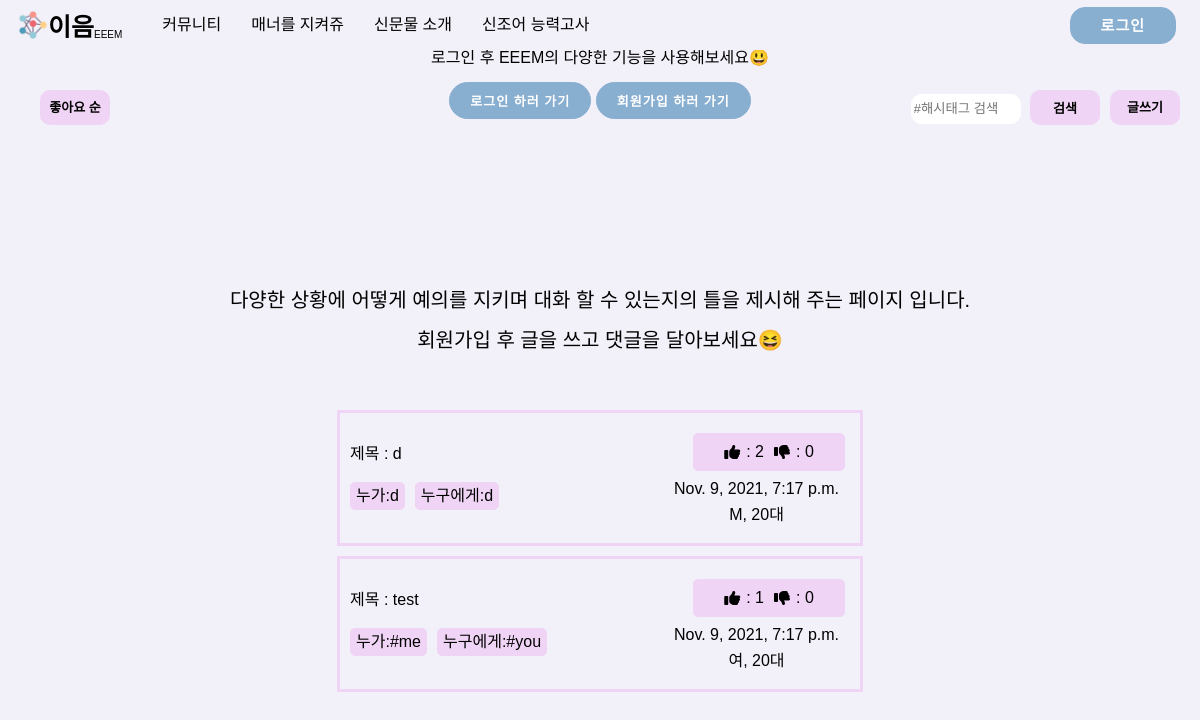
Before: /manner/ with the older database file.
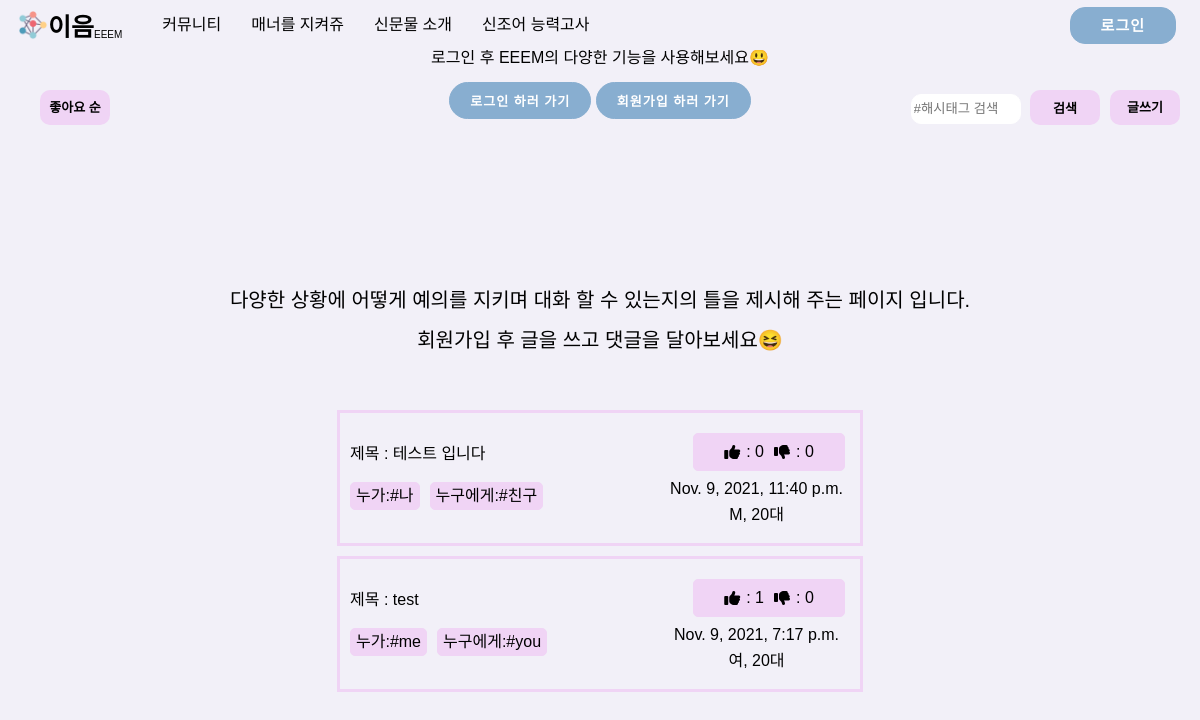
After: the same page with the newer database file.
### main/models.py (models this page shows)
class manner(models.Model):
    user = models.ForeignKey(settings.AUTH_USER_MODEL,
                             on_delete=models.CASCADE, default='')
    text = models.CharField(max_length=18)
    like = models.IntegerField()
    dis_like = models.IntegerField()
    hashtag_me = models.CharField(max_length=20)
    hashtag_you = models.CharField(max_length=20)
    hashtag_situation = models.CharField(max_length=500)
    date = models.DateTimeField(default=datetime.now, blank=True)
    modify_date = models.DateTimeField(null=True, blank=True)

### account/models.py (models this page shows)
class CustomUser(AbstractUser):
    SEX_CHOICES = (("", "성별을 선택하세요"), ("남", "남"), ("여", "여"))
    AGE_CHOICES = (
        ("", "나이대를 선택하세요"),
        ("5", "10대 이하"),
        ("10", "10대"),
        ("20", "20대"),
        ("30", "30대"),
        ("40", "40대"),
        ("50", "50대 이상"),
    )
    sex = models.CharField(
        max_length=3, choices=SEX_CHOICES, help_text="성별을 선택하세요", null=False
    )
    age = models.CharField(
        max_length=10, choices=AGE_CHOICES, help_text="나이대를 선택하세요", null=False
    )
    profile=models.ImageField(null=True,blank=True)

### main/views.py (the view)
# urls.py: path('manner/', views.manners, name="manner"),
def manners(request):
    manner_alltext = manner.objects.all()
    manner_alltext = manner.objects.order_by('-date')
    return render(request, "manner.html", {"manner": manner_alltext})

### main/templates/manner.html (shortened to what this page needs)
{% extends 'base.html' %}{% load static %} {% block content %}
<link rel="stylesheet" href='{% static "css/manner.css" %}'>
<body>
  <main class="main__screen">
    <span class="info">다양한 상황에 어떻게 예의를 지키며 대화 할 수 있는지의 틀을 제시해 주는 페이지 입니다.<br><br>회원가입 후 글을 쓰고 댓글을 달아보세요😆</span>
    <form method="get" class="search" action="{% url 'search' %}">
      <input type="search" class="search__box" placeholder="#해시태그 검색" name="kw">
      <button type="submit" class="find__btn">검색</button>
    </form>
    <a class="order" href="{% url 'mannerOrder' %}">좋아요 순</a>
    {% if user.is_authenticated %}
    <a href="{%url 'addManner' %}" class="writeText">글쓰기</a>
    {% else %}
    <a href="#loginmodal" class="writeText" rel="modal:open">글쓰기</a>
    {% endif %}
    {% for m in manner.all %}
    <a class="manner__box" href="{%url 'mannersDetail' m.id %}">
      <div class="manner__main">
        <div class="manner__text">
          제목 : {{m.text}}
        </div>
        <div class="manner__hashtag">
          <div class="manner__hashtag--detail">누가:{{m.hashtag_me}}</div>
          <div class="manner__hashtag--detail">누구에게:{{m.hashtag_you}}</div>
        </div>
      </div>
      <div class="mannerInfo">
        <div class="mannerthumbs">
          <i class="fas fa-thumbs-up"></i>: {{m.like}}
          <i class="fas fa-thumbs-down"></i>: {{m.dis_like}}
        </div>
        <div>{{m.date}}</div>
        <div class="manner__user">
          <div>{{m.user.sex}}, {{m.user.age}}대</div>
        </div>
      </div>
    </a>
  {% endfor %}
  </main>
</body>
</html>
{% endblock %}

### gyeongsoton/templates/base.html (shortened to what this page needs)
<!DOCTYPE html>
<html lang="ko">
{% load static %}
<head>
  <link rel="stylesheet" href='{% static "css/navbar.css" %}'>
  <link rel="stylesheet" href='{% static "css/reset.css" %}'>
  <link rel="stylesheet" href="https://cdnjs.cloudflare.com/ajax/libs/jquery-modal/0.9.1/jquery.modal.min.css" />
</head>
<body>
  <nav class="navbar">
    <div class="navbar__brand">
      <a href="{%url 'home' %}">
        <div>
          <img src="{% static 'img/logo.png' %}">
          <strong>이음</strong>
          <span>EEEM</span>
        </div>
      </a>
    </div>
    <ul class="navbar__buttons">
      <li class="nav-item">
        <a class="nav-link" href="{%url 'community' %}">커뮤니티</a>
      </li>
      <li class="nav-item">
        <a class="nav-link" href="{%url 'manner' %}">매너를 지켜쥬</a>
      </li>
      <li class="nav-item">
        <a class="nav-link" href="{%url 'newproduct' %}">신문물 소개</a>
      </li>
      <li class="nav-item">
        <a class="nav-link" href="{%url 'newterms' %}">신조어 능력고사</a>
      </li>
    </ul>
    {% if not user.is_authenticated %}
    <a class="login__btn" href="{%url 'login' %}">
      <span>로그인</span>
    </a>
    {% endif %}
  </nav>
  <div id="loginmodal" class="modal">
    <p>로그인 후 EEEM의 다양한 기능을 사용해보세요😃<br><br></p>
    <button class="tologinbtn" onclick="location.href='{% url 'login' %}'">로그인 하러 가기</button>
    <button class="tologinbtn" onclick="location.href='{% url 'signup' %}'">회원가입 하러 가기</button>
  </div>
{% block content %} {% endblock %}
</body>
</html>

### main/static/css/navbar.css (style rules this page uses)
body { background-color: rgb(242, 240, 248); }
.navbar { background-color: rgb(242, 240, 248); display: flex; align-items: center; padding: 10px 8px; position: fixed; width: 100%; z-index: 999; }
.navbar__brand { display: flex; justify-content: center; align-items: center; padding: 0px 10px; }
.navbar__brand div { display: flex; justify-content: center; align-items: flex-end; }
.navbar__brand strong { font-size: 25px; }
.navbar__brand span { font-size: 10px; }
.navbar__brand img { width: 30px; height: 30px; }
.navbar__buttons { display: flex; align-items: center; justify-content: space-around; }
.nav-item { width: auto; height: 20px; margin-left: 30px; display: flex; justify-content: center; align-items: center; }
.nav-link { color: white; }
.login__btn { position: absolute; right: 40px; border-radius: 15px; border: 1px solid #88aed0; background-color: #88aed0; font-size: 15px; font-weight: bold; padding: 10px 30px; letter-spacing: 1px; text-transform: uppercase; transition: transform 80ms ease-in; }
.login__btn span { color: white; }

### main/static/css/manner.css (style rules this page uses)
body { background-color: rgb(242, 240, 248); }
.main__screen { padding-top: 90px; display: flex; flex-direction: column; align-items: center; }
.manner__box { padding: 20px 10px; width: 500px; height: auto; border: 3px solid #f0d4f5; display: flex; justify-content: space-between; align-items: center; margin-bottom: 10px; }
.manner__hashtag { display: flex; margin-top: 20px; }
.manner__hashtag--detail { width: auto; height: auto; border: 1px solid #f0d4f5; border-radius: 5px; background-color: #f0d4f5; margin-right: 10px; padding: 5px; }
.mannerthumbs { display: flex; align-items: center; justify-content: center; width: 150px; height: auto; border: 1px solid rgb(240, 212, 245); border-radius: 5px; background-color: rgb(240, 212, 245); padding: 10px 0px; margin: 0px 5px; margin-bottom: 10px; cursor: pointer; margin-left: 30px; color: black; }
.mannerInfo { display: flex; flex-direction: column; align-items: center; }
.mannerthumbs i { margin-right: 6px; }
.mannerthumbs i:last-child { margin-left: 10px; }
.order { position: absolute; display: flex; align-items: center; justify-content: center; top: 90px; left: 40px; width: 70px; height: 35px; border: none; cursor: pointer; color: black; background-color: #f0d4f5; font-weight: bold; font-size: 13px; border-radius: 10px; }
.search { position: absolute; top: 90px; right: 100px; }
.search__box { width: 110px; height: 30px; border: 1px solid white; border-radius: 10px; margin-right: 5px; }
.find__btn { width: 70px; height: 35px; border: none; cursor: pointer; color: black; background-color: #f0d4f5; font-weight: bold; border-radius: 10px; font-size: 13px; }
.writeText { position: absolute; display: flex; align-items: center; justify-content: center; top: 90px; right: 20px; width: 70px; height: 35px; border: none; cursor: pointer; color: black; background-color: #f0d4f5; font-weight: bold; font-size: 13px; border-radius: 10px; }
.info { display: block; font-size: 20px; text-align: center; margin-bottom: 60px; }
.manner__user { display: flex; align-items: center; justify-content: center; margin-top: 10px; }

### gyeongsoton/templates/base.html (style rules this page uses)
a:link { color: black; text-decoration: none; }

Changed rows visible on the page:
removed manner: text "d", hashtag_me "d", hashtag_you "d", like "2", dis_like "0", date "Nov. 9, 2021, 7:17 p.m.", user.sex "M", user.age "20"
added manner: text "테스트 입니다", hashtag_me "#나", hashtag_you "#친구", like "0", dis_like "0", date "Nov. 9, 2021, 11:40 p.m.", user.sex "M", user.age "20"
